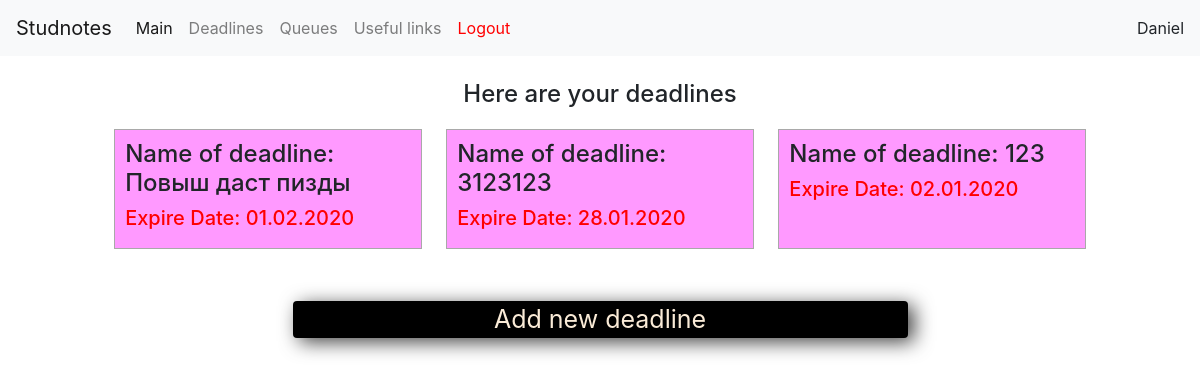
Screenshot of /deadlines (signed in) with the database file from the repository.
### app/models/users.py (models this page shows, shortened)
class User(UserMixin, db.Model):
    id = db.Column(db.Integer, primary_key=True)
    username = db.Column(db.String(32), index=True, unique=True)
    group_id = db.Column(db.Integer, db.ForeignKey('group.id'))
    password_hash = db.Column(db.String(128))
    tg_id = db.Column(db.Integer)
    role = db.Column(db.Boolean)  # 0 -- user, 1 -- headmaster

class Deadline(db.Model):
    id = db.Column(db.Integer, primary_key=True)
    group_id = db.Column(db.Integer, db.ForeignKey('group.id'))
    exp_date = db.Column(db.Date)
    body = db.Column(db.String)
    state = db.Column(db.Boolean)  # hard == true, soft == false

### app/routes/deadline/deadline.py (the view)
@bp.route('/deadlines', methods=['GET', 'POST'])
@login_required
def deadline_page():
    if current_user.group_id is None:
        flash('Your group is NULL, please, send message to vk.com/jodyk')
        return render_template('deadlines.html', title='Deadline', admins=Config.admins)
    deadlines_query = Deadline.query.filter_by(group_id=current_user.group_id).order_by(desc(Deadline.exp_date)).all()
    deadlines = []
    for i in deadlines_query:
        deadlines.append(upgraded_deadline(i.id, i.group_id, i.exp_date, i.body, i.state, color='white'))
    for i in deadlines:
        i.exp_date = i.exp_date.strftime("%d.%m.%Y")
    return render_template('deadlines.html', title='Deadline', admins=Config.admins, deadlines=deadlines)

### app/models/users.py (called while the page is built)
@login.user_loader
def load_user(id):
    return User.query.get(int(id))

### app/templates/deadlines.html (shortened to what this page needs)
{% extends "navbar.html" %}
{% block content %}
    <div class="wrapper">
        <br>
        <div class="justify-content-center">
            <div class="">
                <h4 style="text-align: center;">Here are your deadlines</h4>
            </div>
        </div>
        <div class="justify-content-center" >
            {% if deadlines %}
                <div class="row justify-content-center" id="all_deadlines">
                {% for i in deadlines %}
                        <div class="col-sm-3 deadline">
                            <h4>Name of deadline: {{ i.body }}</h4>
                            <h5 style='color:red;'>Expire Date: {{ i.exp_date }}</h5>
                        </div>
                {% endfor %}
                </div>
            {% endif %}
        </div>
        <br>
        <div class="row justify-content-center">
            <div class="add_deadline_class col-sm-6 rounded" style="box-shadow: 6px 4px 19px 0px rgba(0,0,0,0.75) !important;" onclick="exec_add_deadline()">
                <CENTER style="font-size: 25px; color: antiquewhite;">Add new deadline</CENTER>
            </div>
        </div>
        <br>
        <br>
    </div>
{% endblock %}

### app/templates/navbar.html (shortened to what this page needs)
<!DOCTYPE html>
<html lang="en">
<head>
    <link rel="stylesheet" href="{{ url_for('static', filename='css/bootstrap.min.css') }}">
    <link rel="stylesheet" href="{{ url_for('static', filename='css/main.css') }}">
</head>
<body>
    <nav class="navbar navbar-expand-lg navbar-light bg-light">
      <a class="navbar-brand" href="/">Studnotes</a>
      <div class="collapse navbar-collapse" id="navbarNav">
        <ul class="navbar-nav mr-auto">
          <li class="nav-item active">
            <a class="nav-link" href="/">Main</a>
          </li>
            {% if not current_user.is_anonymous %}
              <li class="nav-item">
                <a class="nav-link" href="{{ url_for('deadline.deadline_page') }}">Deadlines</a>
              </li>
            <li class="nav-item">
                <a class="nav-link" href="{{ url_for('queue.queue_list') }}">Queues</a>
              </li>
              <li class="nav-item">
                <a class="nav-link" href="/">Useful links</a>
              </li>
              <li class="nav-item">
                 <a class="nav-link" href="{{ url_for('login.logout') }}" style="color:red;"> Logout </a>
              </li>
            {% endif %}
        </ul>
        {% if not current_user.is_anonymous %}
            <ul class="navbar-nav">
              <li class="nav-item">
                {{current_user.username}}
              </li>
            </ul>
        {% endif %}
      </div>
    </nav>
    {% block content %}{% endblock %}
</body>
</html>

### app/static/css/main.css (style rules this page uses)
html { font-family: 'Georgia', 'Consolas', 'Deja Vu Sans Mono', 'Bitstream Vera Sans Mono', monospace; }
.add_deadline_class { background-color: black; -webkit-box-shadow: 6px 4px 19px 0px rgba(0,0,0,0.75) !important; -moz-box-shadow: 6px 4px 19px 0px rgba(0,0,0,0.75) !important; box-shadow: 6px 4px 19px 0px rgba(0,0,0,0.75) !important; }
.deadline { background-color: #FF99FF; padding: 10px; border: 1px solid darkgray; margin: 1%; }

### rows the page displays
User: username "Daniel"
Deadline: body "Повыш даст пизды", exp_date "01.02.2020"
Deadline: body "3123123", exp_date "28.01.2020"
Deadline: body "123", exp_date "02.01.2020"
